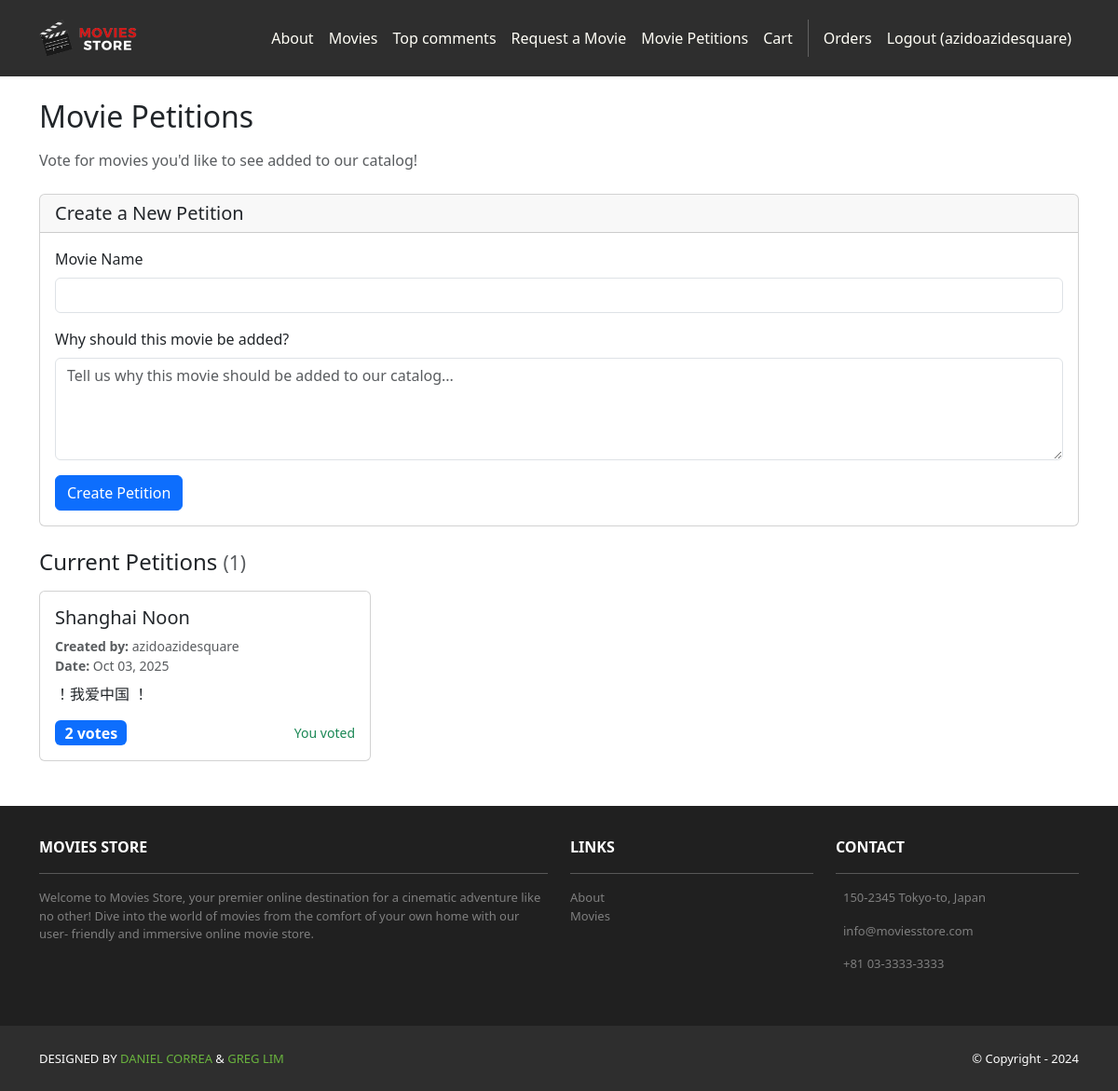
Page /movies/petitions/ (signed in) on the committed database.
### movies/models.py (models this page shows, shortened)
class MoviePetition(models.Model):
    user = models.ForeignKey(
        settings.AUTH_USER_MODEL,
        on_delete=models.CASCADE,
        related_name="movie_petitions",
    )
    name = models.CharField(max_length=200)
    description = models.TextField(blank=True)
    created_at = models.DateTimeField(default=timezone.now)
    class Meta:
        ordering = ("-created_at",)
    def user_has_voted(self, user):
        if not user.is_authenticated:
            return False
        return self.votes.filter(user=user).exists()

### movies/views.py (the view, shortened to what this page needs)
# urls.py: path('petitions/', views.movie_petitions, name='movies.petitions'),
def movie_petitions(request):
    if request.method == "POST" and "create_petition" in request.POST:
        if not request.user.is_authenticated:
            messages.error(request, "You must be logged in to create a petition.")
            return redirect("movies.petitions")
        form = MoviePetitionForm(request.POST)
        if form.is_valid():
            MoviePetition.objects.create(
                user=request.user,
                name=form.cleaned_data["name"].strip(),
                description=form.cleaned_data["description"].strip(),
            )
            messages.success(request, "Petition created successfully!")
            return redirect("movies.petitions")
    else:
        form = MoviePetitionForm()
    petitions = MoviePetition.objects.annotate(vote_count=Count('votes')).order_by('-vote_count', '-created_at')
    for petition in petitions:
        petition.user_has_voted = petition.user_has_voted(request.user)
    template_data = {
        'title': 'Movie Petitions',
        'form': form,
        'petitions': petitions,
    }
    return render(request, 'movies/petitions.html', {'template_data': template_data})

### movies/templates/movies/petitions.html (shortened to what this page needs)
{% extends 'base.html' %}
{% load static %}
{% block content %}
<div class="container py-4">
  <h2 class="mb-3">Movie Petitions</h2>
  <p class="text-muted mb-4">Vote for movies you'd like to see added to our catalog!</p>
  {% if user.is_authenticated %}
  <div class="card mb-4">
    <div class="card-header">
      <h5 class="mb-0">Create a New Petition</h5>
    </div>
    <div class="card-body">
      <form method="post" action="{% url 'movies.petitions' %}">
        <div class="mb-3">
          <label for="{{ template_data.form.name.id_for_label }}" class="form-label">{{ template_data.form.name.label }}</label>
          {{ template_data.form.name }}
        </div>
        <div class="mb-3">
          <label for="{{ template_data.form.description.id_for_label }}" class="form-label">{{ template_data.form.description.label }}</label>
          {{ template_data.form.description }}
        </div>
        <button type="submit" class="btn btn-primary">Create Petition</button>
      </form>
    </div>
  </div>
  {% else %}
  <div class="alert alert-info">
    <strong>Want to create a petition?</strong> <a href="{% url 'accounts.login' %}">Login</a> or <a href="{% url 'accounts.signup' %}">sign up</a> to create and vote on petitions!
  </div>
  {% endif %}
  <h4 class="mb-3">Current Petitions <small class="text-muted">({{ template_data.petitions|length }})</small></h4>
  {% if template_data.petitions %}
    <div class="row">
      {% for petition in template_data.petitions %}
        <div class="col-md-6 col-lg-4 mb-4">
          <div class="card h-100">
            <div class="card-body d-flex flex-column">
              <h5 class="card-title">{{ petition.name }}</h5>
              <p class="card-text text-muted small mb-2">
                <strong>Created by:</strong> {{ petition.user.username }}<br>
                <strong>Date:</strong> {{ petition.created_at|date:"M d, Y" }}
              </p>
              {% if petition.description %}
                <p class="card-text flex-grow-1">{{ petition.description|linebreaksbr }}</p>
              {% endif %}
              <div class="mt-auto">
                <div class="d-flex justify-content-between align-items-center">
                  <span class="badge bg-primary fs-6">
                     {{ petition.vote_count }} vote{{ petition.vote_count|pluralize }}
                  </span>
                  {% if user.is_authenticated %}
                    {% if petition.user_has_voted %}
                      <span class="text-success small">
                         You voted
                      </span>
                    {% endif %}
                  {% else %}
                    <a href="{% url 'accounts.login' %}" class="btn btn-outline-primary btn-sm">
                      <i class="fas fa-thumbs-up"></i> Vote
                    </a>
                  {% endif %}
                </div>
              </div>
            </div>
          </div>
        </div>
      {% endfor %}
    </div>
  {% endif %}
</div>
{% endblock %}

### moviesstore/templates/base.html (shortened to what this page needs)
<!DOCTYPE html>
<html>
  {% load static %}
  <head>
    <link href="https://cdn.jsdelivr.net/npm/bootstrap@5.3.3/dist/css/bootstrap.min.css" rel="stylesheet">
    <link rel="stylesheet" type="text/css" href="{% static 'css/style.css' %}">
  </head>
  <body>
    <nav class="p-3 navbar navbar-dark bg-dark navbar-expand-lg">
      <div class="container">
        <a class="navbar-brand" href="{% url 'home.index' %}">
          <img src="{% static 'img/logo.png' %}" alt="logo" height="40" />
        </a>
        <div class="collapse navbar-collapse" id="navbarNavAltMarkup">
          <div class="navbar-nav ms-auto navbar-ml">
            <a class="nav-link" href="{% url 'home.about' %}">About</a>
            <a class="nav-link" href="{% url 'movies.index' %}">Movies</a>
            <a class="nav-link" href="{% url 'movies.top_comments' %}">Top comments</a>
            <a class="nav-link" href="{% url 'movies.requests' %}">Request a Movie</a>
            <a class="nav-link" href="{% url 'movies.petitions' %}">Movie Petitions</a>
            <a class="nav-link" href="{% url 'cart.index' %}">Cart</a>
            {% if user.is_authenticated %}
            <a class="nav-link" href="{% url 'accounts.orders' %}">Orders</a>
            <a class="nav-link" href="{% url 'accounts.logout' %}">Logout ({{ user.username }})</a>
            {% else %}
            <a class="nav-link" href="{% url 'accounts.login' %}">Login</a>
            <a class="nav-link" href="{% url 'accounts.signup' %}">Sign Up</a>
            {% endif %}
          </div>
        </div>
      </div>
    </nav>
    <div>
      {% block content %}
      {% endblock content %}
    </div>
<section class="p-3 ms-footer d-none d-md-block">
      <div class="container">
        <div class="row mt-3 text-white">
          <div class="col-md-6 col-lg-6 col-xl-6 mx-auto mb-4">
            <b>MOVIES STORE</b>
            <hr />
            <p>
              Welcome to Movies Store, your premier online
              destination for a cinematic adventure like no
              other! Dive into the world of movies from the
              comfort of your own home with our user-
              friendly and immersive online movie store.
            </p>
          </div>
          <div class="col-md-3 col-lg-3 col-xl-3 mx-auto mb-4">
            <b>LINKS</b>
            <hr />
            <p>
                <a class="nav-link" href="{% url 'home.about' %}">About</a>
                <a class="nav-link" href="{% url 'movies.index' %}">Movies</a>
            </p>
          </div>
          <div class="col-md-3 col-lg-3 col-xl-3 mx-auto mb-4">
            <b>CONTACT</b>
            <hr />
            <p>
              150-2345 Tokyo-to, Japan
            </p>
            <p>
              info@moviesstore.com
            </p>
            <p>
              +81 03-3333-3333
            </p>
          </div>
        </div>
      </div>
    </section>
    <section class="p-3 ms-footer-bottom bg-dark">
      <div class="container d-flex justify-content-between">
        <div class="me-5 text-white">
          <span>DESIGNED BY <a href="https://www.x.com/danielgarax" target="_blank">DANIEL CORREA</a> & <a href="https://www.x.com/greglim81" target="_blank">GREG LIM</a> </span>
        </div>
        <div class="text-white">
          <span>© Copyright - 2024</span>
        </div>
      </div>
    </section>
  </body>
</html>

### moviesstore/static/css/style.css (style rules this page uses)
.navbar a.nav-link { color: #FFFEF6 !important; }
.bg-dark { background-color: #2E2E2E !important; }
.ms-footer { background-color: #202020; }
.ms-footer p { color: #7F7F7F; font-size: 13px; }
.ms-footer-bottom span { font-size: 13px; line-height: 38px; }
.ms-footer-bottom a { color: #6ab43e; text-decoration: none; }

### rows in the picture
MoviePetition: name "Shanghai Noon", user.username "azidoazidesquare", created_at "Oct 03, 2025", description "！我爱中国 ！", vote_count "2", shows "You voted"

### other values in the picture
{{ user.username }} "azidoazidesquare"
{{ template_data.form.name.label }} "Movie Name"
{{ template_data.form.description.label }} "Why should this movie be added?"
{{ template_data.petitions|length }} "1"
